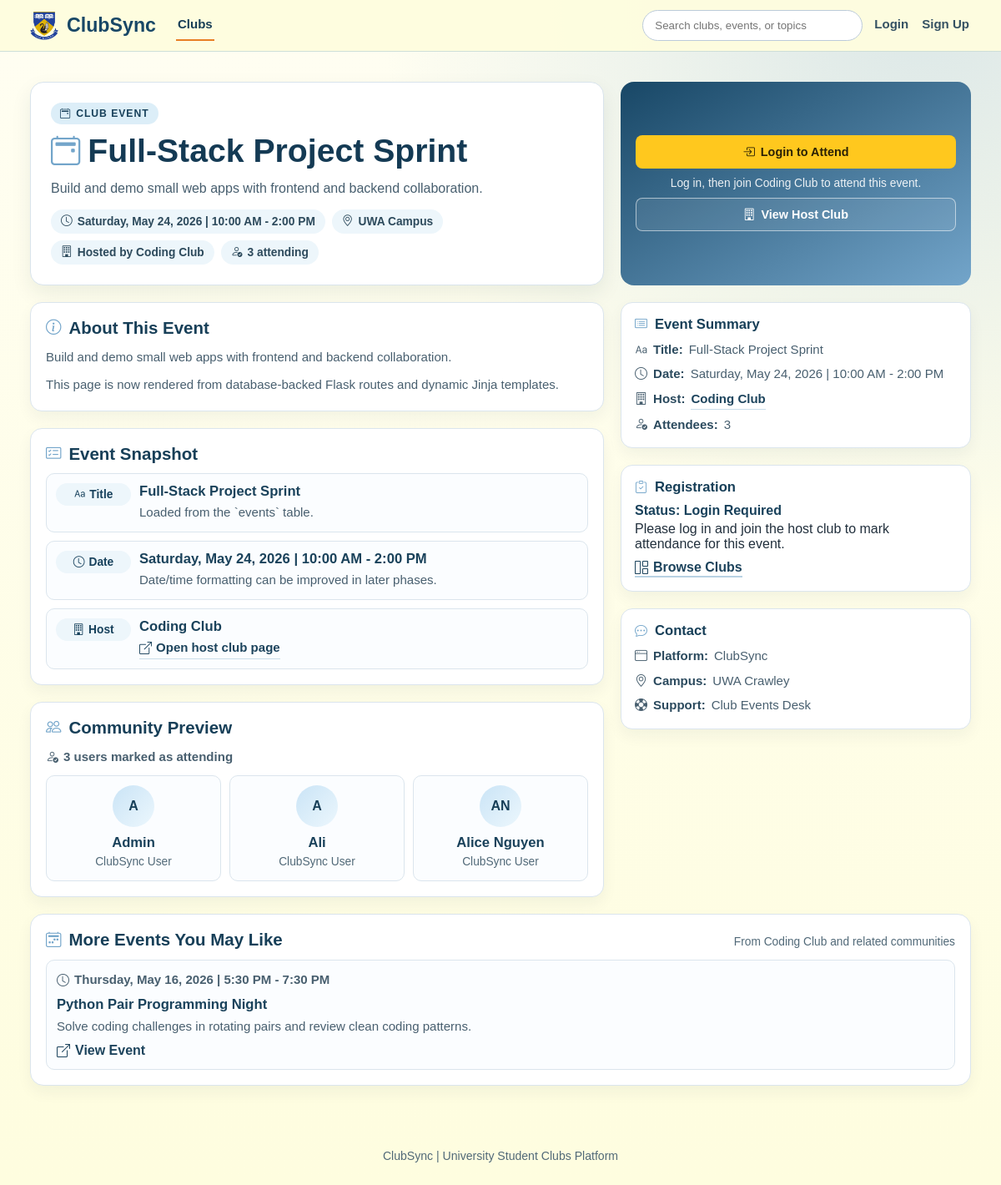
The page /events/5 on the database as committed earlier.
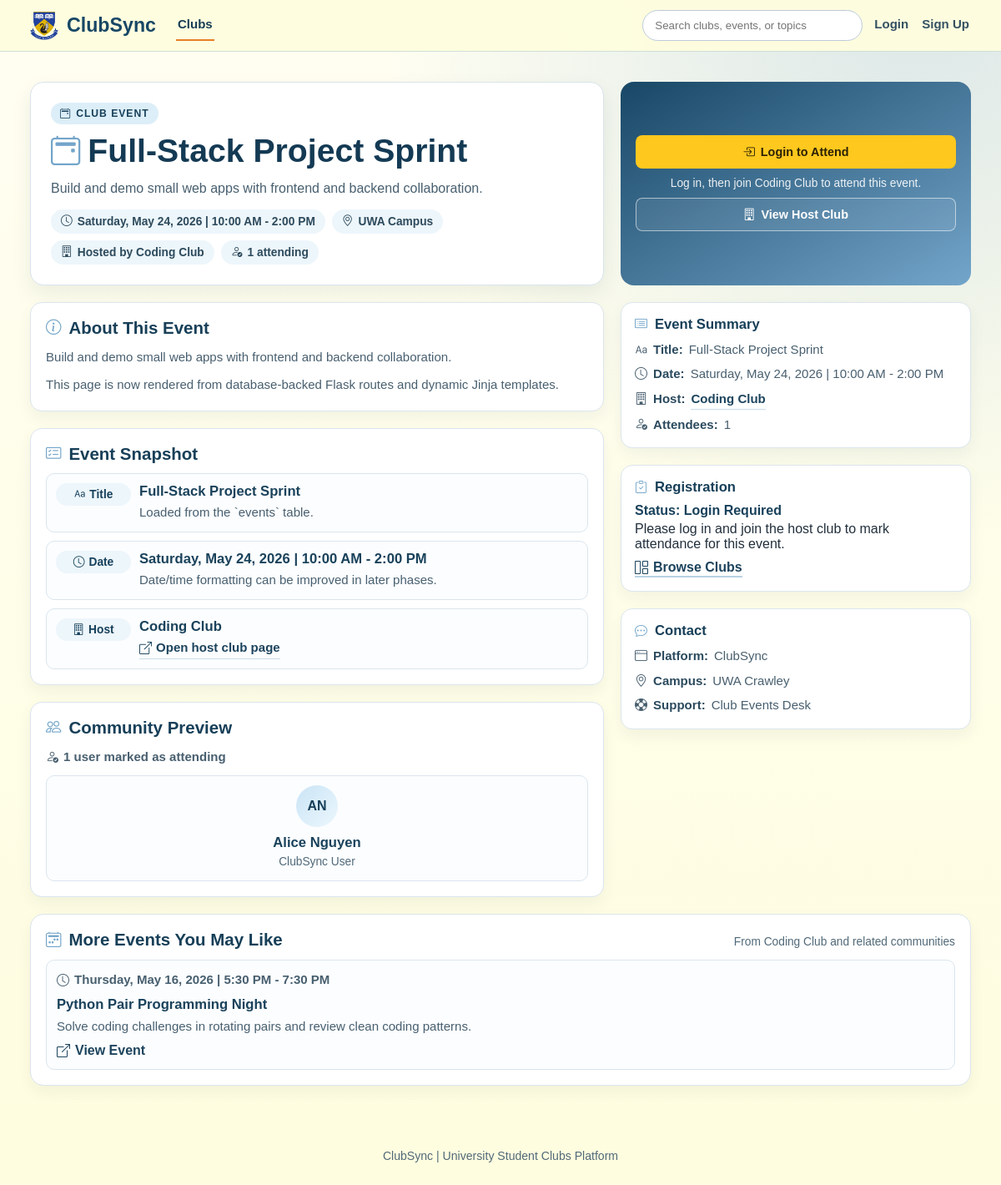
The same page on the database as committed later.
### models/user.py (models this page shows)
class User(db.Model):
    __tablename__ = "users"
    id = db.Column(db.Integer, primary_key=True)
    name = db.Column(db.String(100), nullable=False)
    email = db.Column(db.String(120), unique=True, nullable=False)
    password_hash = db.Column(db.String(255), nullable=False)
    is_admin = db.Column(db.Boolean, default=False, nullable=False)
    memberships = db.relationship("Membership", backref="user", cascade="all, delete")
    attendances = db.relationship("Attendance", backref="user", cascade="all, delete")

### models/event.py (models this page shows)
class Event(db.Model):
    __tablename__ = "events"
    id = db.Column(db.Integer, primary_key=True)
    club_id = db.Column(db.Integer, db.ForeignKey("clubs.id"), nullable=False)
    title = db.Column(db.String(150), nullable=False)
    date = db.Column(db.String(50), nullable=False)
    description = db.Column(db.Text)
    attendances = db.relationship("Attendance", backref="event", cascade="all, delete")

### routes/clubs.py (the view, shortened to what this page needs)
@clubs_bp.route("/events/<int:event_id>")
def event_details(event_id):
    event = Event.query.get_or_404(event_id)
    attendees = sorted(
        (
            attendance.user
            for attendance in event.attendances
            if attendance.user is not None
        ),
        key=lambda user: user.name.lower(),
    )
    related_events = (
        Event.query.filter(Event.club_id == event.club_id, Event.id != event.id)
        .order_by(Event.id.asc())
        .limit(3)
        .all()
    )
    is_attending = False
    is_club_member = False
    current_user = _get_current_user()
    return render_template(
        "event.html",
        event=event,
        club=event.club,
        attendee_count=len(event.attendances),
        attendees=attendees,
        related_events=related_events,
        is_attending=is_attending,
        is_club_member=is_club_member,
    )

### app.py (called while the page is built)
@app.context_processor
def inject_navbar_access():
    user_id = session.get("user_id")
    user_is_admin = False
    if user_id:
        user = db.session.get(User, user_id)
        user_is_admin = bool(user and user.is_admin)
    return {
        "navbar_can_access_admin": bool(
            session.get("admin_logged_in") or user_is_admin
        )
    }

### routes/clubs.py (called while the page is built, shortened)
def _get_current_user():
    user_id = session.get("user_id")
    if not user_id:
        return None

### templates/event.html (shortened to what the changed rows need)
<!DOCTYPE html>
<html lang="en">
<head>
    <link rel="stylesheet" href="{{ url_for('static', filename='css/styles.css') }}">
    <link rel="stylesheet" href="https://cdn.jsdelivr.net/npm/bootstrap-icons@1.11.3/font/bootstrap-icons.min.css">
    <link rel="stylesheet" href="{{ url_for('static', filename='css/alerts.css') }}">
    <link rel="stylesheet" href="{{ url_for('static', filename='css/event.css') }}">
</head>
<body class="clubs-page event-page">
{% set active_page = 'event' %}
<main class="event-main">
    {% if event %}
        <section class="event-hero">
            <div class="event-hero-main">
                <p class="event-hero-type"><i class="bi bi-calendar2-event" aria-hidden="true"></i>Club Event</p>
                <h1><i class="bi bi-calendar2-event" aria-hidden="true"></i>{{ event.title }}</h1>
                <p class="event-hero-summary">
                    {{ event.description if event.description else 'This event does not have a description yet.' }}
                </p>
                <div class="event-hero-meta">
                    <span><i class="bi bi-clock" aria-hidden="true"></i>{{ event.date }}</span>
                    <span><i class="bi bi-geo-alt" aria-hidden="true"></i>UWA Campus</span>
                    {% if club %}
                        <a href="{{ url_for('clubs.club_details', club_id=club.id) }}" class="event-meta-link"><i class="bi bi-building" aria-hidden="true"></i>Hosted by {{ club.name }}</a>
                    {% endif %}
                    <span><i class="bi bi-person-check" aria-hidden="true"></i>{{ attendee_count }} attending</span>
                </div>
            </div>
            <div class="event-hero-actions">
                {% if session.get('user_id') %}
                    {% if is_attending %}
                        <form method="POST" action="{{ url_for('clubs.unattend_event', event_id=event.id) }}">
                            <input type="hidden" name="csrf_token" value="{{ csrf_token() }}">
                            <input type="hidden" name="next" value="{{ request.path }}">
                            <button type="submit" class="event-danger-action"><i class="bi bi-x-circle" aria-hidden="true"></i>Cancel Attendance</button>
                        </form>
                        <p class="event-action-note">You are currently marked as attending this event.</p>
                    {% elif is_club_member %}
                        <form method="POST" action="{{ url_for('clubs.attend_event', event_id=event.id) }}">
                            <input type="hidden" name="csrf_token" value="{{ csrf_token() }}">
                            <input type="hidden" name="next" value="{{ request.path }}">
                            <button type="submit" class="event-primary-action"><i class="bi bi-calendar-check" aria-hidden="true"></i>Attend Event</button>
                        </form>
                        <p class="event-action-note">Mark attendance to appear in the attendee list.</p>
                    {% elif club %}
                        <a href="{{ url_for('clubs.club_details', club_id=club.id) }}" class="event-primary-action"><i class="bi bi-person-plus" aria-hidden="true"></i>Join Club to Attend</a>
                        <p class="event-action-note">You need to join {{ club.name }} before attending this event.</p>
                    {% else %}
                        <p class="event-action-note">Joining the host club is required before attendance can be marked.</p>
                    {% endif %}
                {% else %}
                    <a href="{{ url_for('auth.login') }}" class="event-primary-action"><i class="bi bi-box-arrow-in-right" aria-hidden="true"></i>Login to Attend</a>
                    {% if club %}
                        <p class="event-action-note">Log in, then join {{ club.name }} to attend this event.</p>
                    {% else %}
                        <p class="event-action-note">Log in first to mark or cancel attendance.</p>
                    {% endif %}
                {% endif %}
                {% if club %}
                    <a href="{{ url_for('clubs.club_details', club_id=club.id) }}" class="event-secondary-action"><i class="bi bi-building" aria-hidden="true"></i>View Host Club</a>
                {% else %}
                    <a href="{{ url_for('clubs.clubs') }}" class="event-secondary-action"><i class="bi bi-grid-1x2" aria-hidden="true"></i>Browse Clubs</a>
                {% endif %}
            </div>
        </section>
        <div class="event-layout">
            <section class="event-content">
                <article class="event-section-card">
                    <h2><i class="bi bi-info-circle" aria-hidden="true"></i>About This Event</h2>
                    <p>{{ event.description if event.description else 'Event description is currently unavailable.' }}</p>
                    <p>This page is now rendered from database-backed Flask routes and dynamic Jinja templates.</p>
                </article>
                <article class="event-section-card">
                    <h2><i class="bi bi-card-checklist" aria-hidden="true"></i>Event Snapshot</h2>
                    <div class="event-agenda-list">
                        <div class="event-agenda-item">
                            <span class="event-agenda-time"><i class="bi bi-type" aria-hidden="true"></i>Title</span>
                            <div>
                                <h3>{{ event.title }}</h3>
                                <p>Loaded from the `events` table.</p>
                            </div>
                        </div>
                        <div class="event-agenda-item">
                            <span class="event-agenda-time"><i class="bi bi-clock" aria-hidden="true"></i>Date</span>
                            <div>
                                <h3>{{ event.date }}</h3>
                                <p>Date/time formatting can be improved in later phases.</p>
                            </div>
                        </div>
                        {% if club %}
                            <div class="event-agenda-item">
                                <span class="event-agenda-time"><i class="bi bi-building" aria-hidden="true"></i>Host</span>
                                <div>
                                    <h3>{{ club.name }}</h3>
                                    <p><a href="{{ url_for('clubs.club_details', club_id=club.id) }}" class="event-inline-link"><i class="bi bi-box-arrow-up-right" aria-hidden="true"></i>Open host club page</a></p>
                                </div>
                            </div>
                        {% endif %}
                    </div>
                </article>
                <article class="event-section-card">
                    <h2><i class="bi bi-people" aria-hidden="true"></i>Community Preview</h2>
                    <p class="event-attendees-count"><i class="bi bi-person-check" aria-hidden="true"></i>{{ attendee_count }} user{% if attendee_count != 1 %}s{% endif %} marked as attending</p>
                    <div class="event-attendee-grid">
                        {% if attendees %}
                            {% for attendee in attendees[:8] %}
                                {% set name_parts = attendee.name.split() %}
                                <div class="event-attendee-card">
                                    <div class="event-attendee-avatar">
                                        {{ ((name_parts[0][0] if name_parts else '?') ~ (name_parts[1][0] if name_parts|length > 1 else '')) | upper }}
                                    </div>
                                    <h3>{{ attendee.name }}</h3>
                                    <p>ClubSync User</p>
                                </div>
                            {% endfor %}
                        {% else %}
                            <div class="event-attendee-card">
                                <div class="event-attendee-avatar">--</div>
                                <h3>No Attendees Yet</h3>
                                <p>Attendance records will appear here once added.</p>
                            </div>
                        {% endif %}
                    </div>
                </article>
            </section>
            <aside class="event-sidebar">
                <section class="event-side-card">
                    <h2><i class="bi bi-card-list" aria-hidden="true"></i>Event Summary</h2>
                    <ul>
                        <li><i class="bi bi-type" aria-hidden="true"></i><strong>Title:</strong> {{ event.title }}</li>
                        <li><i class="bi bi-clock" aria-hidden="true"></i><strong>Date:</strong> {{ event.date }}</li>
                        {% if club %}
                            <li><i class="bi bi-building" aria-hidden="true"></i><strong>Host:</strong> <a href="{{ url_for('clubs.club_details', club_id=club.id) }}" class="event-inline-link">{{ club.name }}</a></li>
                        {% endif %}
                        <li><i class="bi bi-person-check" aria-hidden="true"></i><strong>Attendees:</strong> {{ attendee_count }}</li>
                    </ul>
                </section>
                <section class="event-side-card">
                    <h2><i class="bi bi-clipboard-check" aria-hidden="true"></i>Registration</h2>
                    {% if session.get('user_id') %}
                        {% if is_attending %}
                            <p class="event-side-highlight">Status: Attending</p>
                            <p>Your attendance is currently recorded for this event.</p>
                        {% elif is_club_member %}
                            <p class="event-side-highlight">Status: Not Attending Yet</p>
                            <p>Use the attend action above to mark attendance.</p>
                        {% elif club %}
                            <p class="event-side-highlight">Status: Club Membership Required</p>
                            <p>Join {{ club.name }} first, then return here to mark attendance.</p>
                            <a href="{{ url_for('clubs.club_details', club_id=club.id) }}" class="event-side-link"><i class="bi bi-building" aria-hidden="true"></i>Go to Host Club</a>
                        {% else %}
                            <p class="event-side-highlight">Status: Club Membership Required</p>
                            <p>Join the host club first, then return here to mark attendance.</p>
                        {% endif %}
                    {% else %}
                        <p class="event-side-highlight">Status: Login Required</p>
                        <p>Please log in and join the host club to mark attendance for this event.</p>
                    {% endif %}
                    <a href="{{ url_for('clubs.clubs') }}" class="event-side-link"><i class="bi bi-grid-1x2" aria-hidden="true"></i>Browse Clubs</a>
                </section>
                <section class="event-side-card">
                    <h2><i class="bi bi-chat-dots" aria-hidden="true"></i>Contact</h2>
                    <ul>
                        <li><i class="bi bi-window" aria-hidden="true"></i><strong>Platform:</strong> ClubSync</li>
                        <li><i class="bi bi-geo-alt" aria-hidden="true"></i><strong>Campus:</strong> UWA Crawley</li>
                        <li><i class="bi bi-life-preserver" aria-hidden="true"></i><strong>Support:</strong> Club Events Desk</li>
                    </ul>
                </section>
            </aside>
        </div>
        <section class="event-related">
            <div class="event-related-head">
                <h2><i class="bi bi-calendar2-week" aria-hidden="true"></i>More Events You May Like</h2>
                <p>{% if club %}From {{ club.name }} and related communities{% else %}From student clubs{% endif %}</p>
            </div>
            <div class="event-related-grid">
                {% if related_events %}
                    {% for related_event in related_events %}
                        <article class="event-related-card">
                        <p class="event-related-date"><i class="bi bi-clock" aria-hidden="true"></i>{{ related_event.date }}</p>
                            <h3>{{ related_event.title }}</h3>
                            <p>{{ related_event.description if related_event.description else 'No description available.' }}</p>
                            <a href="{{ url_for('clubs.event_details', event_id=related_event.id) }}"><i class="bi bi-box-arrow-up-right" aria-hidden="true"></i>View Event</a>
                        </article>
                    {% endfor %}
                {% endif %}
            </div>
        </section>
    {% endif %}
</main>
</body>
</html>

Rows that differ between the two databases and show on the page:
no longer on this page (row edited): User: name "A", name "Admin"
no longer on this page (row edited): User: name "A", name "Ali"
Other text that changed with them:
{{ attendee_count }}: "3" → "1"
text no longer shown: "s"
